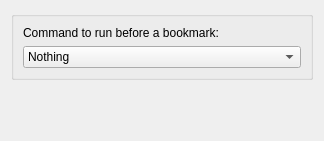
<?xml version="1.0" encoding="UTF-8"?>
<ui version="4.0">
 <class>GeneralSettings</class>
 <widget class="QWidget" name="GeneralSettings">
  <property name="geometry">
   <rect>
    <x>0</x>
    <y>0</y>
    <width>324</width>
    <height>141</height>
   </rect>
  </property>
  <property name="sizePolicy">
   <sizepolicy hsizetype="Preferred" vsizetype="Preferred">
    <horstretch>1</horstretch>
    <verstretch>0</verstretch>
   </sizepolicy>
  </property>
  <layout class="QVBoxLayout" name="verticalLayout">
   <item>
    <widget class="KButtonGroup" name="kbuttongroup">
     <layout class="QVBoxLayout" name="verticalLayout_3">
      <item>
       <layout class="QVBoxLayout" name="verticalLayout_2">
        <item>
         <widget class="QLabel" name="label">
          <property name="text">
           <string>Command to run before a bookmark:</string>
          </property>
         </widget>
        </item>
        <item>
         <widget class="KComboBox" name="kcfg_PreBookmarkCommand">
          <item>
           <property name="text">
            <string>Nothing</string>
           </property>
          </item>
          <item>
           <property name="text">
            <string>^C</string>
           </property>
          </item>
          <item>
           <property name="text">
            <string>^C + 'clear'</string>
           </property>
          </item>
         </widget>
        </item>
       </layout>
      </item>
     </layout>
    </widget>
   </item>
   <item>
    <spacer name="verticalSpacer">
     <property name="orientation">
      <enum>Qt::Vertical</enum>
     </property>
     <property name="sizeHint" stdset="0">
      <size>
       <width>20</width>
       <height>60</height>
      </size>
     </property>
    </spacer>
   </item>
  </layout>
 </widget>
 <customwidgets>
  <customwidget>
   <class>KButtonGroup</class>
   <extends>QGroupBox</extends>
   <header>kbuttongroup.h</header>
   <container>1</container>
  </customwidget>
  <customwidget>
   <class>KComboBox</class>
   <extends>QComboBox</extends>
   <header>kcombobox.h</header>
  </customwidget>
 </customwidgets>
 <resources/>
 <connections/>
</ui>
